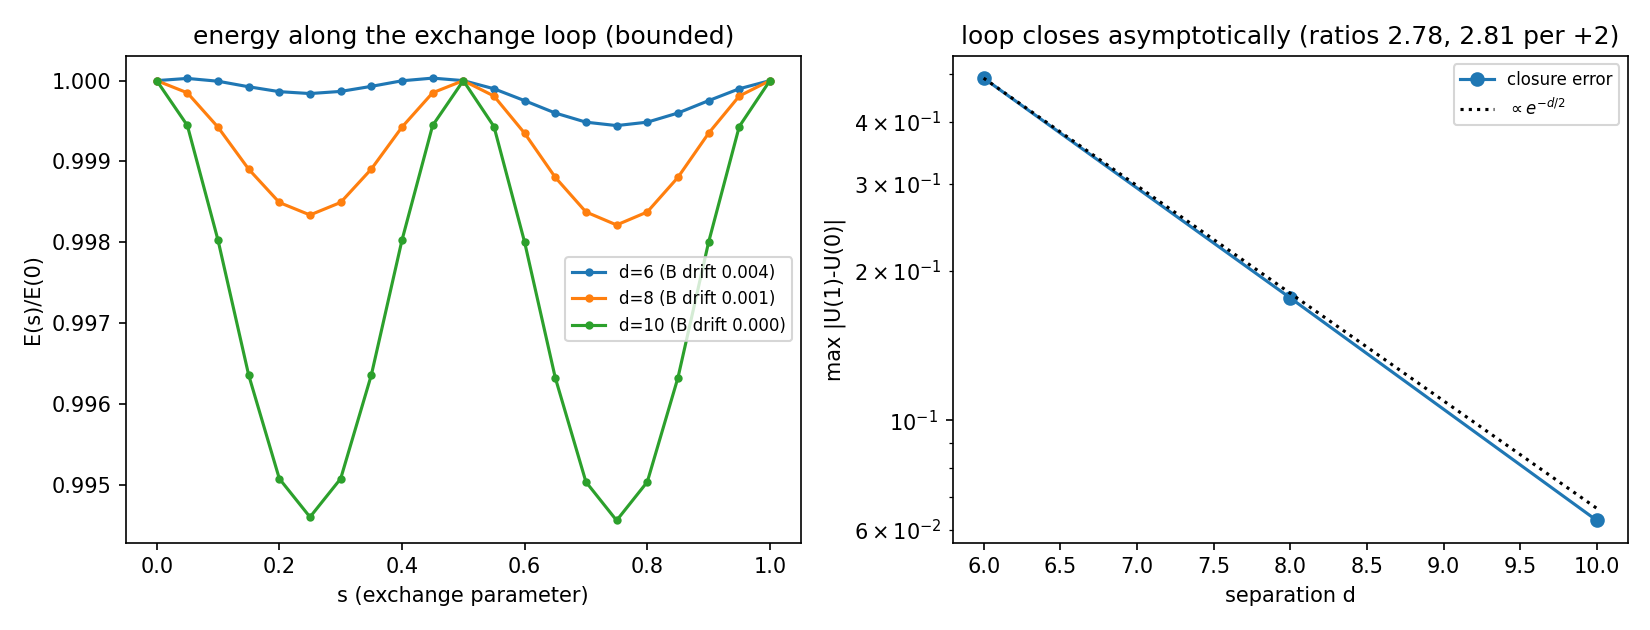

Here is the Python script that generated this plot:
"""FR1 -- the exchange loop exists on the network: closure, B(s), E(s).

Two B=1 hedgehogs at +-(d/2) on the x-axis (product ansatz); exchange path
s in [0,1]: centers rotate by pi about the midpoint (z-axis), orientations
fixed. Pre-registered (MATTER_FR_EXCHANGE.md):
  * B_total = 2 (+-0.15) and conserved along the path;
  * E(s) bounded (max/min < 1.5);
  * closure error ||U(1)-U(0)|| ~ factor-of-the-commutator ~ e^{-d/2}:
    decreases by a factor >= 2 per Delta d = +2, for d = 6, 8, 10.
"""

from __future__ import annotations

import json
import sys
from pathlib import Path

import matplotlib

matplotlib.use("Agg")
import matplotlib.pyplot as plt
import numpy as np

sys.path.insert(0, str(Path(__file__).resolve().parent))
import fr_core as fc
from fr_core import s2

SEPARATIONS = [6.0, 8.0, 10.0]
N_STEPS = 21
E_SK = 1.0


def main():
    X, Y, Z, dx = fc.grid()
    out = {}
    fig, (ax1, ax2) = plt.subplots(1, 2, figsize=(11, 4.2))
    for d in SEPARATIONS:
        Bs, Es = [], []
        U0 = None
        for k, s in enumerate(np.linspace(0.0, 1.0, N_STEPS)):
            ang = np.pi * s
            c1 = (0.5 * d * np.cos(ang), 0.5 * d * np.sin(ang), 0.0)
            c2 = (-c1[0], -c1[1], 0.0)
            U = fc.pair(X, Y, Z, c1, c2)
            if k == 0:
                U0 = U
            Bs.append(s2.baryon_number(U, dx))
            E2, E4, Et = s2.chiral_energy(U, dx, E_SK)
            Es.append(Et)
        Uend = U
        cmax, cmean = fc.qdist(Uend, U0)
        out[d] = {"B_path": Bs, "E_path": Es,
                  "B_start": Bs[0], "B_drift_max": float(np.max(np.abs(
                      np.array(Bs) - Bs[0]))),
                  "E_max_over_min": float(np.max(Es) / np.min(Es)),
                  "closure_max": cmax, "closure_mean": cmean}
        ax1.plot(np.linspace(0, 1, N_STEPS), np.array(Es) / Es[0], "o-", ms=3,
                 label=f"d={d:.0f} (B drift {out[d]['B_drift_max']:.3f})")
    ratios = [out[SEPARATIONS[i]]["closure_max"] /
              out[SEPARATIONS[i + 1]]["closure_max"]
              for i in range(len(SEPARATIONS) - 1)]
    payload = {"separations": {str(d): out[d] for d in SEPARATIONS},
               "closure_decay_ratios_per_plus2": ratios,
               "pre_registered": {"ratio_min": 2.0, "B_total": 2.0,
                                  "E_ratio_max": 1.5}}
    fc.save_json("FR1_loop.json", payload)

    ax1.set_xlabel("s (exchange parameter)")
    ax1.set_ylabel("E(s)/E(0)")
    ax1.set_title("energy along the exchange loop (bounded)")
    ax1.legend(fontsize=8)
    cl = [out[d]["closure_max"] for d in SEPARATIONS]
    ax2.semilogy(SEPARATIONS, cl, "o-", color="tab:blue", label="closure error")
    dd = np.array(SEPARATIONS)
    ax2.semilogy(dd, cl[0] * np.exp(-(dd - dd[0]) / 2.0), "k:",
                 label=r"$\propto e^{-d/2}$")
    ax2.set_xlabel("separation d")
    ax2.set_ylabel("max |U(1)-U(0)|")
    ax2.set_title(f"loop closes asymptotically (ratios {ratios[0]:.2f}, "
                  f"{ratios[1]:.2f} per +2)")
    ax2.legend(fontsize=8)
    fig.tight_layout()
    fig.savefig(fc.OUT / "FR1_loop.png", dpi=150)

    print(json.dumps({str(d): {"B": out[d]["B_start"],
                               "B_drift": out[d]["B_drift_max"],
                               "E_ratio": out[d]["E_max_over_min"],
                               "closure": out[d]["closure_max"]}
                      for d in SEPARATIONS} | {"decay_ratios": ratios},
                     indent=2))


if __name__ == "__main__":
    main()
